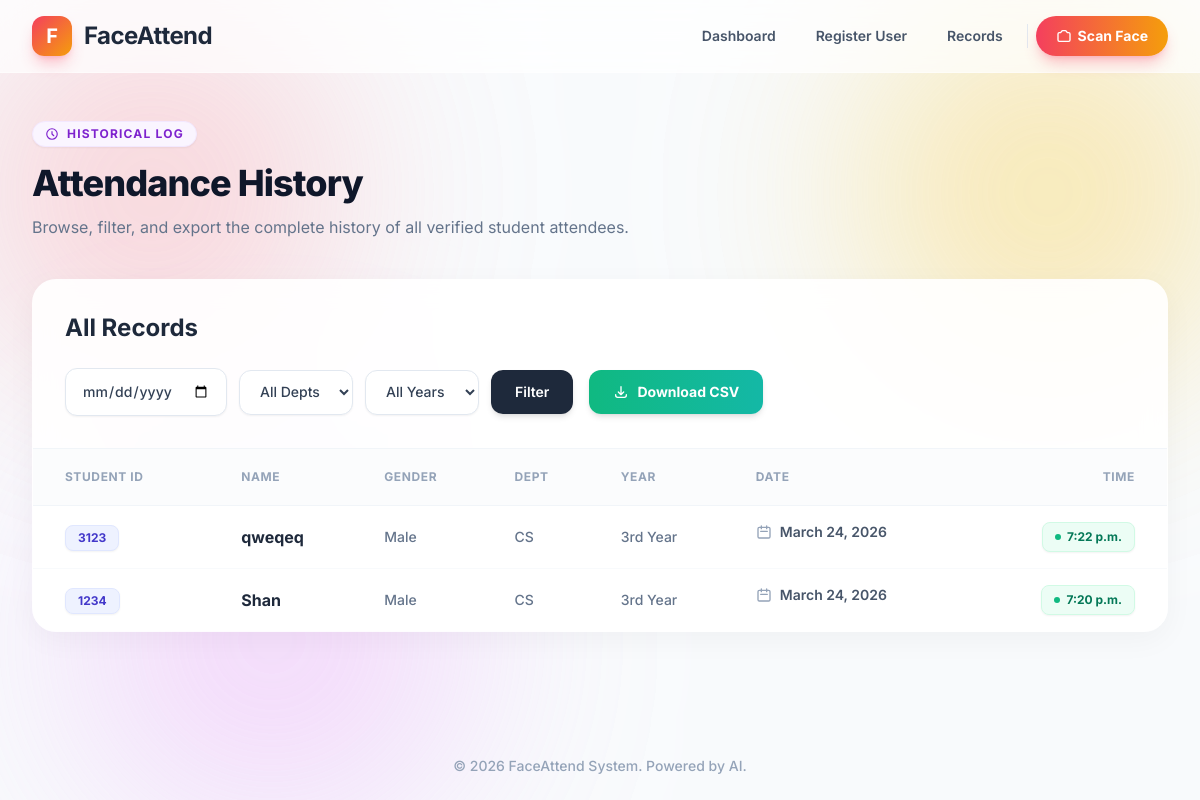
Page /history/ on the earlier database version.
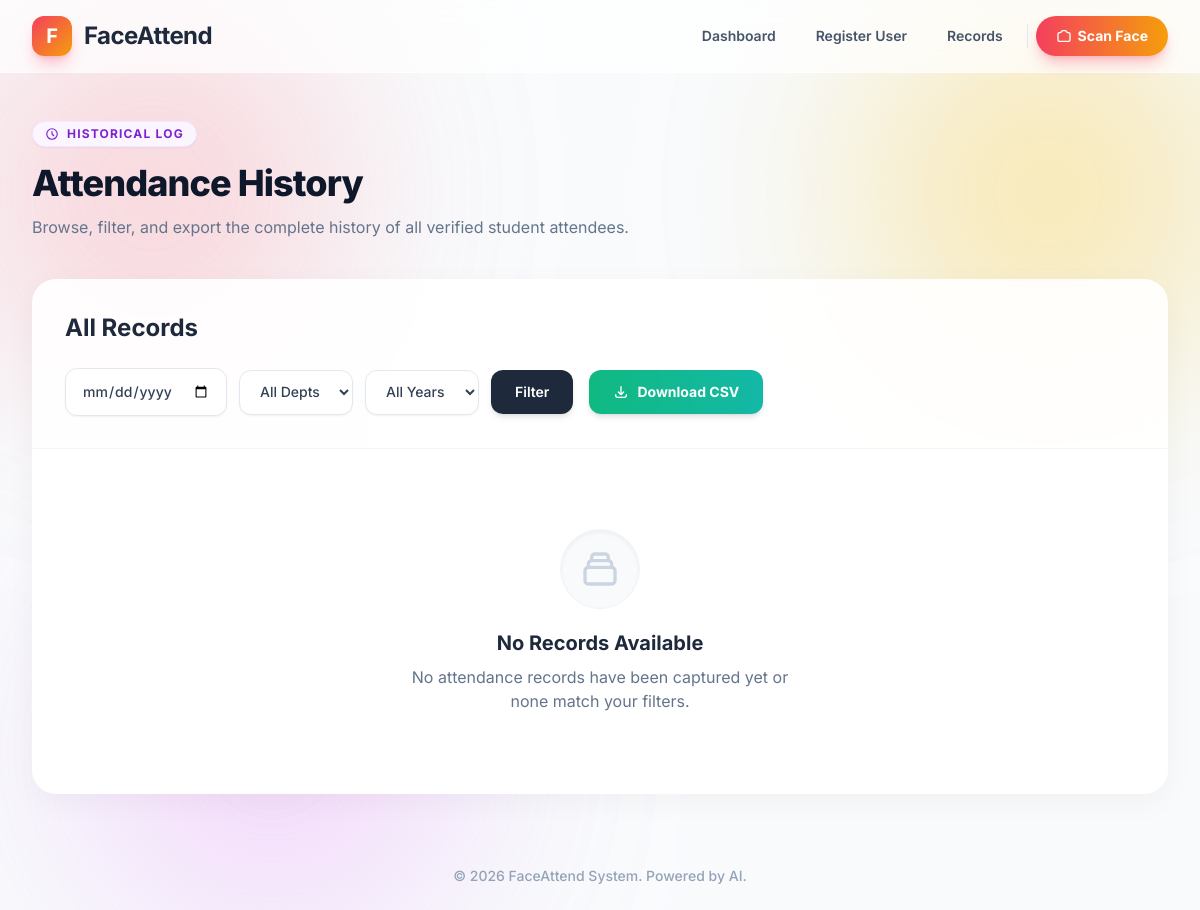
Same page on the later database version.
### attendance/models.py (models this page shows, shortened)
class Attendance(models.Model):
    student = models.ForeignKey(Student, on_delete=models.CASCADE)
    date = models.DateField(auto_now_add=True)
    time = models.TimeField(auto_now_add=True)
    class Meta:
        unique_together = ('student', 'date')  # One attendance per day

class Student(models.Model):
    name = models.CharField(max_length=255)
    student_id = models.CharField(max_length=50, unique=True, null=True, blank=True)
    YEAR_CHOICES = [
        ('1st Year', '1st Year'),
        ('2nd Year', '2nd Year'),
        ('3rd Year', '3rd Year'),
        ('4th Year', '4th Year'),
    ]
    year = models.CharField(max_length=20, choices=YEAR_CHOICES, null=True, blank=True)
    GENDER_CHOICES = [
        ('Male', 'Male'),
        ('Female', 'Female'),
        ('Other', 'Other'),
    ]
    gender = models.CharField(max_length=20, choices=GENDER_CHOICES, null=True, blank=True)
    DEPARTMENT_CHOICES = [
        ('CS', 'Computer Science'),
        ('IT', 'Information Technology'),
        ('ECE', 'Electronics and Communication'),
        ('ME', 'Mechanical Engineering'),
        ('CE', 'Civil Engineering'),
    ]
    department = models.CharField(max_length=50, choices=DEPARTMENT_CHOICES, null=True, blank=True)
    face_encoding = models.TextField()
    created_at = models.DateTimeField(auto_now_add=True)

### attendance/views.py (the view)
# urls.py: path('history/', views.history, name='history'),
def history(request):
    date_filter = request.GET.get('date')
    dept_filter = request.GET.get('department')
    year_filter = request.GET.get('year')
    filters = {}
    if date_filter: filters['date'] = date_filter
    if dept_filter: filters['student__department'] = dept_filter
    if year_filter: filters['student__year'] = year_filter
    attendance_records = Attendance.objects.filter(**filters).select_related('student').order_by('-date', '-time')
    return render(request, 'attendance/history.html', {
        'records': attendance_records,
        'selected_date': date_filter or '',
        'selected_dept': dept_filter or '',
        'selected_year': year_filter or ''
    })

### templates/attendance/history.html (shortened to what the changed rows need)
{% extends 'base.html' %}
{% block content %}
<div class="mb-10">
    <h1 class="text-4xl font-extrabold text-slate-900 tracking-tight">Attendance History</h1>
</div>
<div class="bg-white/80 backdrop-blur-md rounded-3xl shadow-[0_8px_30px_rgb(0,0,0,0.04)] border border-white/50 overflow-hidden flex flex-col relative z-20">
    <div class="p-6 md:p-8 border-b border-slate-100 flex flex-col xl:flex-row justify-between items-start xl:items-center gap-6 xl:gap-0 bg-white/50">
        <div>
            <h2 class="text-2xl font-bold text-slate-800">All Records</h2>
        </div>
    </div>
    <div class="overflow-x-auto no-scrollbar bg-white">
        {% if records %}
        <table class="w-full text-left border-collapse">
            <thead>
                <tr class="bg-slate-50/50 border-b border-slate-100 text-xs font-bold uppercase tracking-wider text-slate-400">
                    <th class="py-5 px-8">Student ID</th>
                    <th class="py-5 px-6">Name</th>
                    <th class="py-5 px-6">Gender</th>
                    <th class="py-5 px-6">Dept</th>
                    <th class="py-5 px-6">Year</th>
                    <th class="py-5 px-6">Date</th>
                    <th class="py-5 px-8 text-right">Time</th>
                </tr>
            </thead>
            <tbody class="divide-y divide-slate-50">
                {% for record in records %}
                <tr class="hover:bg-slate-50 transition duration-200 ease-in-out group">
                    <td class="py-4 px-8">
                        <span class="inline-flex items-center px-3 py-1 rounded-lg text-xs font-bold bg-indigo-50 text-indigo-700 border border-indigo-100 shadow-sm">{{ record.student.student_id|default:"N/A" }}</span>
                    </td>
                    <td class="py-4 px-6 font-bold text-slate-800">{{ record.student.name }}</td>
                    <td class="py-4 px-6 text-sm font-medium text-slate-500">{{ record.student.gender|default:"N/A" }}</td>
                    <td class="py-4 px-6 text-sm font-medium text-slate-500">{{ record.student.department|default:"N/A" }}</td>
                    <td class="py-4 px-6 text-sm font-medium text-slate-500">{{ record.student.year|default:"N/A" }}</td>
                    <td class="py-4 px-6 text-sm font-semibold text-slate-600 flex items-center gap-2">
                        <svg class="w-4 h-4 text-slate-400" fill="none" stroke="currentColor" viewBox="0 0 24 24"><path stroke-linecap="round" stroke-linejoin="round" stroke-width="2" d="M8 7V3m8 4V3m-9 8h10M5 21h14a2 2 0 002-2V7a2 2 0 00-2-2H5a2 2 0 00-2 2v12a2 2 0 002 2z"></path></svg>
                        {{ record.date }}
                    </td>
                    <td class="py-4 px-8 text-sm text-right align-middle">
                        <span class="inline-flex items-center gap-1.5 px-3 py-1.5 bg-emerald-50 text-emerald-700 rounded-lg text-xs font-bold border border-emerald-100 shadow-sm">
                            <span class="w-1.5 h-1.5 rounded-full bg-emerald-500"></span>
                            {{ record.time }}
                        </span>
                    </td>
                </tr>
                {% endfor %}
            </tbody>
        </table>
        {% else %}
        <div class="flex flex-col items-center justify-center py-20 text-center">
            <div class="w-20 h-20 bg-slate-50 rounded-full flex items-center justify-center mb-5 border border-slate-100 shadow-inner">
            </div>
            <p class="text-xl font-bold text-slate-800 mb-2">No Records Available</p>
            <p class="text-base text-slate-500 max-w-sm">No attendance records have been captured yet or none match your filters.</p>
        </div>
        {% endif %}
    </div>
</div>
{% endblock %}

Differences in the rows shown:
removed Attendance: student.student_id "3123", student.name "qweqeq", student.gender "Male", student.department "CS", student.year "3rd Year", date "March 24, 2026", time "7:22 p.m."
removed Attendance: student.student_id "1234", student.name "Shan", student.gender "Male", student.department "CS", student.year "3rd Year", date "March 24, 2026", time "7:20 p.m."
Other differences:
text no longer shown: "STUDENT ID NAME GENDER DEPT YEAR DATE TIME"
text now shown: "No Records Available No attendance records have been captured yet or none match your filters."
